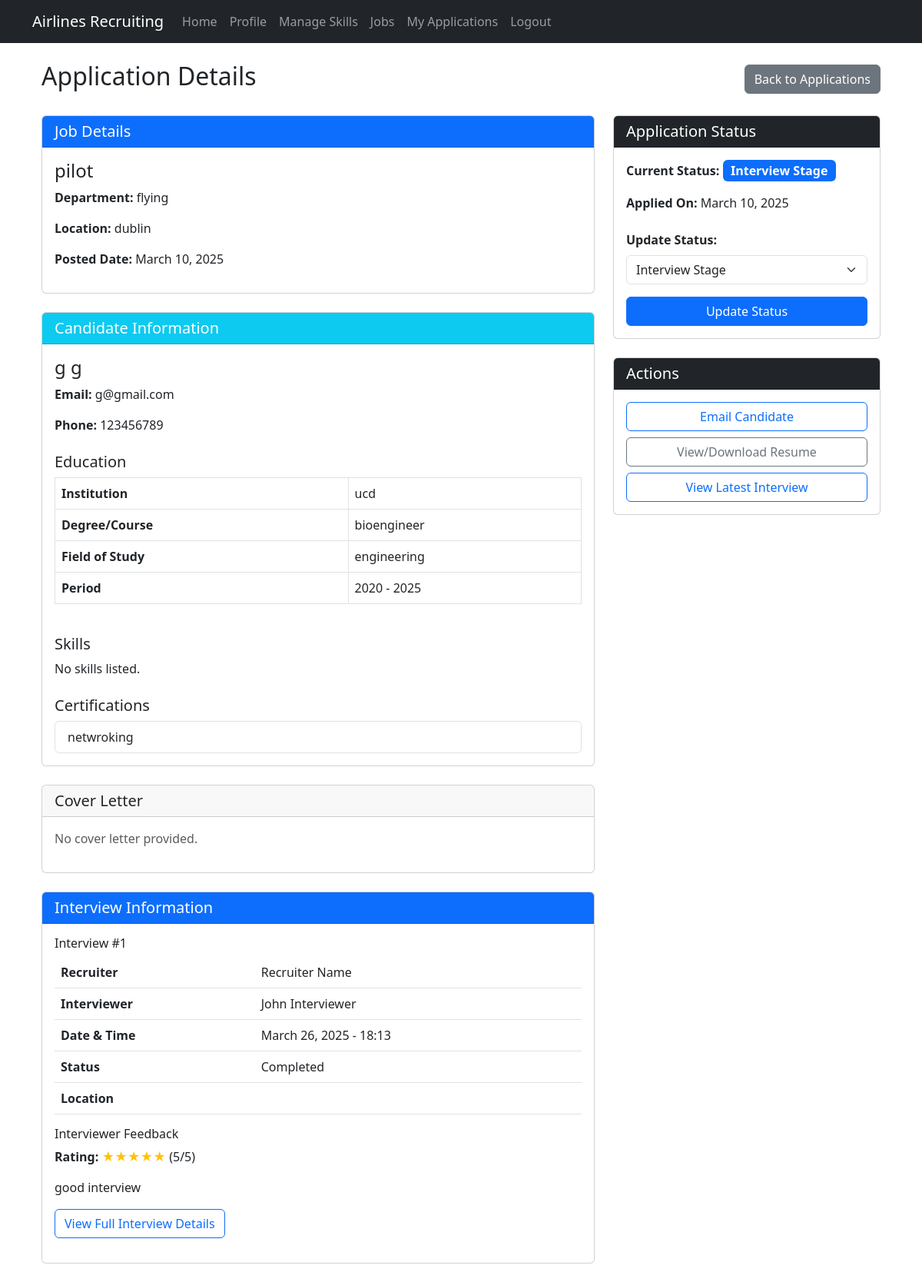
/applications/1/ (signed in), run on the app's committed database.
### home/models.py (models this page shows, shortened)
class JobApplication(models.Model):
    job = models.ForeignKey(JobPosting, on_delete=models.CASCADE)
    candidate = models.ForeignKey(Candidate, on_delete=models.CASCADE)
    cover_letter = models.TextField(blank=True, null=True)
    status = models.CharField(max_length=20, choices=[
        ('pending', 'Pending Review'),
        ('reviewing', 'Under Review'),
        ('interview', 'Interview Stage'),
        ('offered', 'Job Offered'),
        ('rejected', 'Application Rejected'),
        ('withdrawn', 'Application Withdrawn'),
    ], default='pending')
    applied_at = models.DateTimeField(auto_now_add=True)

class JobPosting(models.Model):
    title = models.CharField(max_length=100)
    department = models.CharField(max_length=100, null=True, blank=True)
    location = models.CharField(max_length=100, null=True, blank=True)
    description = models.TextField(null=True, blank=True)
    requirements = models.TextField(null=True, blank=True)
    salary_range = models.CharField(max_length=50, blank=True, null=True)
    posted_by = models.ForeignKey(User, on_delete=models.CASCADE, related_name='job_postings', null=True)
    posted_date = models.DateTimeField(auto_now_add=True)
    deadline = models.DateTimeField(null=True, blank=True)
    is_active = models.BooleanField(default=True)

class Candidate(models.Model):
    user = models.OneToOneField(User, on_delete=models.CASCADE, related_name='candidate_profile')
    resume = models.FileField(upload_to='resumes/', blank=True, null=True)
    skills = models.ManyToManyField(Skill, through='CandidateSkill')
    experience_years = models.PositiveIntegerField(default=0)
    education_institution = models.CharField(max_length=200, blank=True, null=True)
    education_degree = models.CharField(max_length=100, blank=True, null=True)
    education_field = models.CharField(max_length=100, blank=True, null=True)
    education_start_year = models.PositiveIntegerField(blank=True, null=True)
    education_end_year = models.PositiveIntegerField(blank=True, null=True)
    education_currently_studying = models.BooleanField(default=False)
    certifications = models.TextField(blank=True, null=True)

class User(AbstractUser):
    RECRUITER = 'recruiter'
    CANDIDATE = 'candidate'
    DEPARTMENT_MANAGER = 'department_manager'
    HR_COORDINATOR = 'hr_coordinator'
    INTERVIEWER = 'interviewer'
    ROLE_CHOICES = [
        (RECRUITER, 'Recruiter'),
        (CANDIDATE, 'Candidate'),
        (DEPARTMENT_MANAGER, 'Department Manager'),
        (HR_COORDINATOR, 'HR Coordinator'),
        (INTERVIEWER, 'Interviewer'),
    ]
    role = models.CharField(max_length=20, choices=ROLE_CHOICES, default=CANDIDATE)
    phone_number = models.CharField(max_length=15, blank=True, null=True)

class JobInterview(models.Model):
    application = models.ForeignKey(JobApplication, on_delete=models.CASCADE, related_name='interviews')
    recruiter = models.ForeignKey(User, on_delete=models.CASCADE, related_name='interviews')
    interviewer = models.ForeignKey(User, on_delete=models.CASCADE, related_name='conducted_interviews', null=True, blank=True)
    scheduled_date = models.DateTimeField()
    location = models.CharField(max_length=100, blank=True)
    is_online = models.BooleanField(default=False)
    meeting_link = models.CharField(max_length=255, blank=True, null=True)  # Changed from URLField
    status = models.CharField(max_length=20, choices=[
        ('scheduled', 'Scheduled'),
        ('completed', 'Completed'),
        ('cancelled', 'Cancelled'),
        ('rescheduled', 'Rescheduled')
    ], default='scheduled')
    feedback = models.TextField(blank=True)
    interviewer_feedback = models.TextField(blank=True)
    rating = models.PositiveSmallIntegerField(blank=True, null=True)  # 1-5 rating
    interviewer_rating = models.PositiveSmallIntegerField(blank=True, null=True)  # 1-5 rating from interviewer

### home/views.py (the view)
# urls.py: path('applications/<int:application_id>/', views.application_detail, name='application_detail'),
@login_required
def application_detail(request, application_id):
    if request.user.role != 'hr_coordinator' and not request.user.is_superuser:
        messages.error(request, "Access denied. HR Coordinator access required.")
        return redirect('home')
    application = get_object_or_404(JobApplication.objects.select_related(
        'job', 'candidate__user'), pk=application_id)
    candidate_skills = CandidateSkill.objects.filter(candidate=application.candidate)
    interviews = JobInterview.objects.filter(application=application).order_by('-scheduled_date')
    context = {
        'application': application,
        'candidate_skills': candidate_skills,
        'status_choices': JobApplication._meta.get_field('status').choices,
        'interviews': interviews
    }
    return render(request, 'application_detail.html', context)

### home/templates/application_detail.html (shortened to what this page needs)
{% extends "base.html" %}
{% block content %}
<div class="container mt-4">
  <div class="d-flex justify-content-between align-items-center mb-4">
    <h2>Application Details</h2>
    <a href="{% url 'application_list' %}" class="btn btn-secondary">Back to Applications</a>
  </div>
  <div class="row">
    <div class="col-md-8">
      <div class="card mb-4">
        <div class="card-header bg-primary text-white">
          <h5 class="mb-0">Job Details</h5>
        </div>
        <div class="card-body">
          <h4>{{ application.job.title }}</h4>
          <p><strong>Department:</strong> {{ application.job.department }}</p>
          <p><strong>Location:</strong> {{ application.job.location }}</p>
          <p><strong>Posted Date:</strong> {{ application.job.posted_date|date:"F d, Y" }}</p>
        </div>
      </div>
      <div class="card mb-4">
        <div class="card-header bg-info text-white">
          <h5 class="mb-0">Candidate Information</h5>
        </div>
        <div class="card-body">
          <h4>{{ application.candidate.user.get_full_name|default:application.candidate.user.username }}</h4>
          <p><strong>Email:</strong> {{ application.candidate.user.email }}</p>
          <p><strong>Phone:</strong> {{ application.candidate.user.phone_number|default:"Not provided" }}</p>
          <h5 class="mt-4">Education</h5>
          {% if application.candidate.education_institution %}
          <div class="table-responsive">
            <table class="table table-bordered">
              <tr>
                <th>Institution</th>
                <td>{{ application.candidate.education_institution }}</td>
              </tr>
              <tr>
                <th>Degree/Course</th>
                <td>{{ application.candidate.education_degree }}</td>
              </tr>
              <tr>
                <th>Field of Study</th>
                <td>{{ application.candidate.education_field }}</td>
              </tr>
              <tr>
                <th>Period</th>
                <td>
                  {{ application.candidate.education_start_year }}
                  {% if application.candidate.education_currently_studying %}
                    - Present
                  {% elif application.candidate.education_end_year %}
                    - {{ application.candidate.education_end_year }}
                  {% endif %}
                </td>
              </tr>
            </table>
          </div>
          {% else %}
          <p>No education details provided.</p>
          {% endif %}
          <h5 class="mt-4">Skills</h5>
          {% if candidate_skills %}
          <div class="table-responsive">
            <table class="table table-bordered">
              <thead>
                <tr>
                  <th>Skill</th>
                  <th>Proficiency</th>
                  <th>Years Experience</th>
                </tr>
              </thead>
              <tbody>
                {% for skill in candidate_skills %}
                <tr>
                  <td>{{ skill.skill.name }}</td>
                  <td>{{ skill.get_proficiency_display }}</td>
                  <td>{{ skill.years_experience }} year(s)</td>
                </tr>
                {% endfor %}
              </tbody>
            </table>
          </div>
          {% else %}
          <p>No skills listed.</p>
          {% endif %}
          {% if application.candidate.certifications %}
          <h5 class="mt-4">Certifications</h5>
          <ul class="list-group">
            {% for certification in application.candidate.certifications.split %}
              {% if certification %}
                <li class="list-group-item">{{ certification }}</li>
              {% endif %}
            {% endfor %}
          </ul>
          {% endif %}
        </div>
      </div>
      <div class="card mb-4">
        <div class="card-header">
          <h5 class="mb-0">Cover Letter</h5>
        </div>
        <div class="card-body">
          {% if application.cover_letter %}
            {{ application.cover_letter|linebreaks }}
          {% else %}
            <p class="text-muted">No cover letter provided.</p>
          {% endif %}
        </div>
      </div>
      {% if interviews %}
      <div class="card mb-4">
        <div class="card-header bg-primary text-white">
          <h5 class="mb-0">Interview Information</h5>
        </div>
        <div class="card-body">
          {% for interview in interviews %}
          <div class="mb-3 {% if not forloop.last %}border-bottom pb-3{% endif %}">
            <h6>Interview #{{ forloop.counter }}</h6>
            <table class="table">
              <tr>
                <th>Recruiter</th>
                <td>{{ interview.recruiter.get_full_name }}</td>
              </tr>
              <tr>
                <th>Interviewer</th>
                <td>{{ interview.interviewer.get_full_name|default:"Not assigned" }}</td>
              </tr>
              <tr>
                <th>Date & Time</th>
                <td>{{ interview.scheduled_date|date:"F d, Y - H:i" }}</td>
              </tr>
              <tr>
                <th>Status</th>
                <td>{{ interview.get_status_display }}</td>
              </tr>
              <tr>
                <th>Location</th>
                <td>{% if interview.is_online %}Online{% if interview.meeting_link %} (<a href="{{ interview.meeting_link }}" target="_blank">Meeting Link</a>){% endif %}{% else %}{{ interview.location }}{% endif %}</td>
              </tr>
            </table>
            {% if interview.status == 'completed' %}
              {% if interview.interviewer_feedback %}
              <h6 class="mt-3">Interviewer Feedback</h6>
              <p><strong>Rating:</strong> <span class="text-warning">★★★★★</span> ({{ interview.interviewer_rating }}/5)</p>
              <p>{{ interview.interviewer_feedback }}</p>
              {% endif %}
            {% else %}
              <div class="alert alert-info mt-3 mb-0">
                Interview has not been completed yet. Feedback will be available after the interview.
              </div>
            {% endif %}
            <div class="mt-3">
              <a href="{% url 'interview_detail' interview.id %}" class="btn btn-outline-primary">View Full Interview Details</a>
            </div>
          </div>
          {% endfor %}
        </div>
      </div>
      {% endif %}
    </div>
    <div class="col-md-4">
      <div class="card mb-4">
        <div class="card-header bg-dark text-white">
          <h5 class="mb-0">Application Status</h5>
        </div>
        <div class="card-body">
          <p>
            <strong>Current Status:</strong>
            <span class="badge
              {% if application.status == 'pending' %}bg-secondary
              {% elif application.status == 'reviewing' %}bg-info
              {% elif application.status == 'interview' %}bg-primary
              {% elif application.status == 'offered' %}bg-success
              {% elif application.status == 'rejected' %}bg-danger
              {% endif %} fs-6">
              {{ application.get_status_display }}
            </span>
          </p>
          <p><strong>Applied On:</strong> {{ application.applied_at|date:"F d, Y" }}</p>
          <form method="POST" action="{% url 'update_application_status' application.id %}" class="mt-4">
            <div class="mb-3">
              <label for="status" class="form-label"><strong>Update Status:</strong></label>
              <select name="status" id="status" class="form-select">
                {% for status_code, status_label in status_choices %}
                <option value="{{ status_code }}" {% if application.status == status_code %}selected{% endif %}>
                  {{ status_label }}
                </option>
                {% endfor %}
              </select>
            </div>
            <button type="submit" class="btn btn-primary w-100">Update Status</button>
          </form>
        </div>
      </div>
      <div class="card">
        <div class="card-header bg-dark text-white">
          <h5 class="mb-0">Actions</h5>
        </div>
        <div class="card-body">
          <div class="d-grid gap-2">
            <a href="mailto:{{ application.candidate.user.email }}" class="btn btn-outline-primary">
              Email Candidate
            </a>
            {% if application.candidate.resume %}
            <a href="{{ application.candidate.resume.url }}" class="btn btn-outline-secondary" target="_blank">
              View/Download Resume
            </a>
            {% else %}
            <button class="btn btn-outline-secondary" disabled>No Resume Available</button>
            {% endif %}
            {% if application.status == 'interview' %}
              {% if interviews %}
                <a href="{% url 'interview_detail' interviews.0.id %}" class="btn btn-outline-primary">
                  View Latest Interview
                </a>
              {% else %}
                <a href="{% url 'schedule_interview' application.id %}" class="btn btn-outline-primary">
                  Schedule Interview
                </a>
              {% endif %}
            {% endif %}
          </div>
        </div>
      </div>
    </div>
  </div>
</div>
{% endblock %}

### home/templates/base.html (shortened to what this page needs)
<!DOCTYPE html>
<html lang="en">
  <head>
    <link
      href="https://cdn.jsdelivr.net/npm/bootstrap@5.3.0-alpha1/dist/css/bootstrap.min.css"
      rel="stylesheet"
    />
  </head>
  <body>
    <header class="site-header">
      <nav class="navbar navbar-expand-lg navbar-dark bg-dark">
        <div class="container">
          <a class="navbar-brand" href="{% url 'home' %}"
            >Airlines Recruiting</a
          >
          <div class="collapse navbar-collapse" id="navbarNav">
            <ul class="navbar-nav">
              <li class="nav-item">
                <a class="nav-link" href="{% url 'home' %}">Home</a>
              </li>
              {% if user.is_authenticated %}
              <li class="nav-item">
                <a class="nav-link" href="{% url 'profile' %}">Profile</a>
              </li>
              {% if user.role == 'candidate' %}
              <li class="nav-item">
                <a class="nav-link" href="{% url 'manage_skills' %}"
                  >Manage Skills</a
                >
              </li>
              {% endif %}
              <li class="nav-item">
                <a class="nav-link" href="{% url 'job_list' %}">Jobs</a>
              </li>
               {% if user.role == 'candidate' %}
              <li class="nav-item">
                <a class="nav-link" href="{% url 'my_applications' %}"
                  >My Applications</a
                >
              </li>
              {% endif %}
              <li class="nav-item">
                <a class="nav-link" href="{% url 'logout' %}">Logout</a>
              </li>
              {% endif %}
            </ul>
          </div>
        </div>
      </nav>
    </header>
    <main>
      <div class="container">
         {% block content %}{% endblock %}
      </div>
    </main>
  </body>
</html>

### data on the page
JobApplication: job "pilot", job.department "flying", job.location "dublin", job.posted_date "March 10, 2025", candidate.user.get_full_name "g g", candidate.user.email "g@gmail.com", candidate.user.phone_number "123456789", candidate.education_institution "ucd", candidate.education_degree "bioengineer", candidate.education_field "engineering", candidate.education_start_year "2020", candidate.education_end_year "2025", status "Interview Stage", applied_at "March 10, 2025"
Candidate: certifications "netwroking"
JobInterview: recruiter.get_full_name "Recruiter Name", interviewer.get_full_name "John Interviewer", scheduled_date "March 26, 2025 - 18:13", status "Completed", interviewer_rating "5", interviewer_feedback "good interview"
